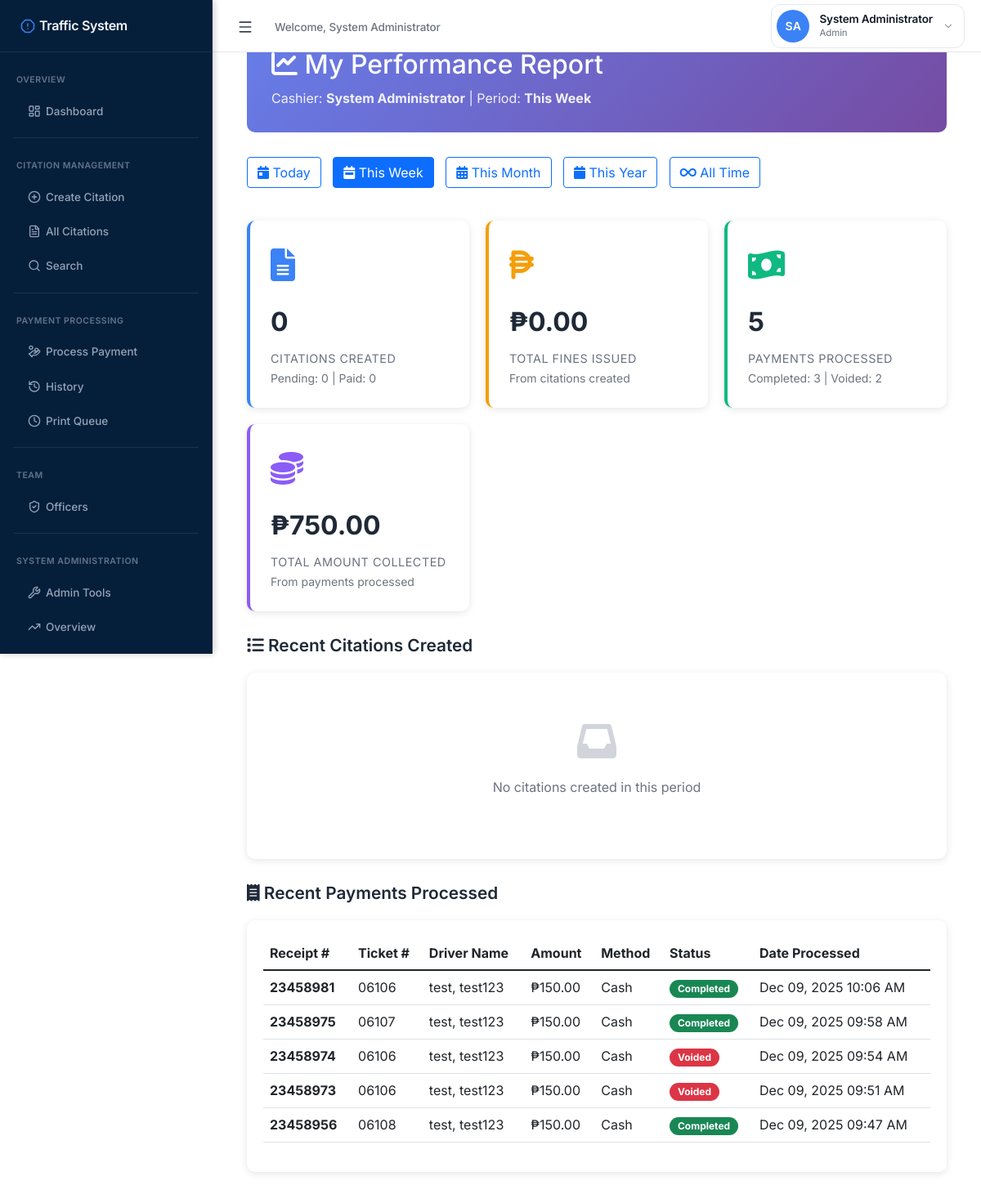
The page /public/cashier_reports.php?filter=week (signed in) on the database its author committed.
### tables this page shows
CREATE TABLE `payments` (
  `payment_id` int(11) NOT NULL,
  `citation_id` int(11) NOT NULL,
  `amount_paid` decimal(10,2) NOT NULL,
  `payment_method` enum('cash','check','online','gcash','paymaya','bank_transfer','money_order') NOT NULL DEFAULT 'cash',
  `payment_date` datetime NOT NULL,
  `reference_number` varchar(100) DEFAULT NULL COMMENT 'Check number, transaction ID, etc.',
  `receipt_number` varchar(50) NOT NULL COMMENT 'Official Receipt number',
  `collected_by` int(11) NOT NULL COMMENT 'User ID of cashier/collector',
  `check_number` varchar(50) DEFAULT NULL,
  `check_bank` varchar(100) DEFAULT NULL,
  `check_date` date DEFAULT NULL,
  `notes` text DEFAULT NULL,
  `status` enum('completed','pending','pending_print','failed','refunded','cancelled','voided') DEFAULT 'completed' COMMENT 'Payment status',
  `created_at` datetime DEFAULT current_timestamp(),
  `updated_at` datetime DEFAULT current_timestamp() ON UPDATE current_timestamp()
);

CREATE TABLE `citations` (
  `citation_id` int(11) NOT NULL,
  `ticket_number` varchar(50) NOT NULL,
  `driver_id` int(11) DEFAULT NULL,
  `last_name` varchar(100) NOT NULL,
  `first_name` varchar(100) NOT NULL,
  `middle_initial` varchar(10) DEFAULT NULL,
  `suffix` varchar(20) DEFAULT NULL,
  `date_of_birth` date DEFAULT NULL,
  `age` int(11) DEFAULT NULL,
  `zone` varchar(50) DEFAULT NULL,
  `barangay` varchar(100) NOT NULL,
  `municipality` varchar(100) NOT NULL DEFAULT 'Baggao',
  `province` varchar(100) NOT NULL DEFAULT 'Cagayan',
  `license_number` varchar(50) DEFAULT NULL,
  `license_type` varchar(50) DEFAULT NULL,
  `plate_mv_engine_chassis_no` varchar(100) NOT NULL,
  `vehicle_description` text DEFAULT NULL,
  `apprehension_datetime` datetime NOT NULL,
  `place_of_apprehension` varchar(255) NOT NULL,
  `apprehension_officer` varchar(255) NOT NULL,
  `remarks` text DEFAULT NULL,
  `status` enum('pending','paid','contested','dismissed','void') NOT NULL DEFAULT 'pending',
  `payment_date` datetime DEFAULT NULL,
  `total_fine` decimal(10,2) DEFAULT 0.00,
  `created_at` datetime NOT NULL DEFAULT current_timestamp(),
  `updated_at` datetime DEFAULT NULL ON UPDATE current_timestamp(),
  `created_by` int(11) DEFAULT NULL,
  `deleted_at` datetime DEFAULT NULL COMMENT 'Soft delete timestamp',
  `deleted_by` int(11) DEFAULT NULL COMMENT 'User who deleted the citation',
  `deletion_reason` text DEFAULT NULL COMMENT 'Reason for deletion'
);

### includes/functions.php (called while the page is built, shortened)
<?php
function sanitize($data) {
    return trim($data);
}
?>

### public/cashier_reports.php (the view, shortened to what this page needs)
<?php
require_once __DIR__ . '/../includes/functions.php';
$user_id = $_SESSION['user_id'];
$user_name = $_SESSION['full_name'];
$filter = isset($_GET['filter']) ? sanitize($_GET['filter']) : 'all';
$date_condition = '';
$date_params = [$user_id];
switch ($filter) {
    case 'week':
        $date_condition = ' AND YEARWEEK(created_at, 1) = YEARWEEK(CURDATE(), 1)';
        $filter_label = 'This Week';
        break;
}
try {
    $pdo = getPDO();
    $stmt = $pdo->prepare("
        SELECT
            COUNT(*) as total_citations,
            SUM(total_fine) as total_fines,
            COUNT(CASE WHEN status = 'pending' THEN 1 END) as pending_count,
            COUNT(CASE WHEN status = 'paid' THEN 1 END) as paid_count
        FROM citations
        WHERE created_by = ?
        AND deleted_at IS NULL
        {$date_condition}
    ");
    $stmt->execute($date_params);
    $citation_stats = $stmt->fetch(PDO::FETCH_ASSOC);
    $payment_date_condition = str_replace('created_at', 'p.created_at', $date_condition);
    $stmt = $pdo->prepare("
        SELECT
            COUNT(*) as total_payments,
            SUM(p.amount_paid) as total_amount,
            COUNT(CASE WHEN p.status = 'completed' THEN 1 END) as completed_payments,
            COUNT(CASE WHEN p.status = 'voided' THEN 1 END) as voided_payments,
            COUNT(CASE WHEN p.status = 'cancelled' THEN 1 END) as cancelled_payments
        FROM payments p
        WHERE p.collected_by = ?
        {$payment_date_condition}
    ");
    $stmt->execute($date_params);
    $payment_stats = $stmt->fetch(PDO::FETCH_ASSOC);
    $stmt = $pdo->prepare("
        SELECT
            citation_id,
            ticket_number,
            CONCAT(last_name, ', ', first_name) as driver_name,
            total_fine,
            status,
            created_at
        FROM citations
        WHERE created_by = ?
        AND deleted_at IS NULL
        {$date_condition}
        ORDER BY created_at DESC
        LIMIT 10
    ");
    $stmt->execute($date_params);
    $recent_citations = $stmt->fetchAll(PDO::FETCH_ASSOC);
    $stmt = $pdo->prepare("
        SELECT
            p.payment_id,
            p.receipt_number,
            c.ticket_number,
            CONCAT(c.last_name, ', ', c.first_name) as driver_name,
            p.amount_paid,
            p.payment_method,
            p.status,
            p.created_at
        FROM payments p
        INNER JOIN citations c ON p.citation_id = c.citation_id
        WHERE p.collected_by = ?
        {$payment_date_condition}
        ORDER BY p.created_at DESC
        LIMIT 10
    ");
    $stmt->execute($date_params);
    $recent_payments = $stmt->fetchAll(PDO::FETCH_ASSOC);
} catch (Exception $e) {
    error_log("Cashier reports error: " . $e->getMessage());
    set_flash('Error loading reports', 'danger');
    $citation_stats = ['total_citations' => 0, 'total_fines' => 0, 'pending_count' => 0, 'paid_count' => 0];
    $payment_stats = ['total_payments' => 0, 'total_amount' => 0, 'completed_payments' => 0, 'voided_payments' => 0, 'cancelled_payments' => 0];
    $recent_citations = [];
    $recent_payments = [];
}
?>
<!DOCTYPE html>
<html lang="en">
<head>
    <link href="https://cdn.jsdelivr.net/npm/bootstrap@5.1.3/dist/css/bootstrap.min.css" rel="stylesheet">
    <link rel="stylesheet" href="https://cdnjs.cloudflare.com/ajax/libs/font-awesome/6.0.0/css/all.min.css">
</head>
<body>
    <?php include __DIR__ . '/sidebar.php'; ?>
    <div class="main-content" style="margin-left: 260px; padding: 30px;">
        <div class="container-fluid">
            <div class="page-header">
                <h1><i class="fas fa-chart-line"></i> My Performance Report</h1>
                <p>Cashier: <strong><?php echo htmlspecialchars($user_name); ?></strong> | Period: <strong><?php echo $filter_label; ?></strong></p>
            </div>
            <div class="filter-buttons">
                <a href="?filter=today" class="btn <?php echo $filter === 'today' ? 'btn-primary' : 'btn-outline-primary'; ?>">
                    <i class="fas fa-calendar-day"></i> Today
                </a>
                <a href="?filter=week" class="btn <?php echo $filter === 'week' ? 'btn-primary' : 'btn-outline-primary'; ?>">
                    <i class="fas fa-calendar-week"></i> This Week
                </a>
                <a href="?filter=month" class="btn <?php echo $filter === 'month' ? 'btn-primary' : 'btn-outline-primary'; ?>">
                    <i class="fas fa-calendar-alt"></i> This Month
                </a>
                <a href="?filter=year" class="btn <?php echo $filter === 'year' ? 'btn-primary' : 'btn-outline-primary'; ?>">
                    <i class="fas fa-calendar"></i> This Year
                </a>
                <a href="?filter=all" class="btn <?php echo $filter === 'all' ? 'btn-primary' : 'btn-outline-primary'; ?>">
                    <i class="fas fa-infinity"></i> All Time
                </a>
            </div>
            <div class="stats-container">
                <div class="stat-card blue">
                    <div class="stat-icon">
                        <i class="fas fa-file-alt"></i>
                    </div>
                    <div class="stat-value"><?php echo number_format($citation_stats['total_citations'] ?? 0); ?></div>
                    <div class="stat-label">Citations Created</div>
                    <small class="text-muted">
                        Pending: <?php echo number_format($citation_stats['pending_count'] ?? 0); ?> |
                        Paid: <?php echo number_format($citation_stats['paid_count'] ?? 0); ?>
                    </small>
                </div>
                <div class="stat-card orange">
                    <div class="stat-icon">
                        <i class="fas fa-peso-sign"></i>
                    </div>
                    <div class="stat-value">₱<?php echo number_format($citation_stats['total_fines'] ?? 0, 2); ?></div>
                    <div class="stat-label">Total Fines Issued</div>
                    <small class="text-muted">From citations created</small>
                </div>
                <div class="stat-card green">
                    <div class="stat-icon">
                        <i class="fas fa-money-bill-wave"></i>
                    </div>
                    <div class="stat-value"><?php echo number_format($payment_stats['total_payments'] ?? 0); ?></div>
                    <div class="stat-label">Payments Processed</div>
                    <small class="text-muted">
                        Completed: <?php echo number_format($payment_stats['completed_payments'] ?? 0); ?> |
                        Voided: <?php echo number_format($payment_stats['voided_payments'] ?? 0); ?>
                    </small>
                </div>
                <div class="stat-card purple">
                    <div class="stat-icon">
                        <i class="fas fa-coins"></i>
                    </div>
                    <div class="stat-value">₱<?php echo number_format($payment_stats['total_amount'] ?? 0, 2); ?></div>
                    <div class="stat-label">Total Amount Collected</div>
                    <small class="text-muted">From payments processed</small>
                </div>
            </div>
            <h3 class="section-title"><i class="fas fa-list"></i> Recent Citations Created</h3>
            <div class="table-responsive">
                <?php if (!empty($recent_citations)): ?>
                    <table class="table table-hover">
                        <thead>
                            <tr>
                                <th>Ticket #</th>
                                <th>Driver Name</th>
                                <th>Fine Amount</th>
                                <th>Status</th>
                                <th>Date Created</th>
                            </tr>
                        </thead>
                        <tbody>
                            <?php foreach ($recent_citations as $citation): ?>
                                <tr>
                                    <td><strong><?php echo htmlspecialchars($citation['ticket_number']); ?></strong></td>
                                    <td><?php echo htmlspecialchars($citation['driver_name']); ?></td>
                                    <td>₱<?php echo number_format($citation['total_fine'], 2); ?></td>
                                    <td>
                                        <span class="badge bg-<?php echo $citation['status'] === 'paid' ? 'success' : 'warning'; ?>">
                                            <?php echo ucfirst($citation['status']); ?>
                                        </span>
                                    </td>
                                    <td><?php echo date('M d, Y h:i A', strtotime($citation['created_at'])); ?></td>
                                </tr>
                            <?php endforeach; ?>
                        </tbody>
                    </table>
                <?php else: ?>
                    <div class="no-data">
                        <i class="fas fa-inbox"></i>
                        <p>No citations created in this period</p>
                    </div>
                <?php endif; ?>
            </div>
            <h3 class="section-title"><i class="fas fa-receipt"></i> Recent Payments Processed</h3>
            <div class="table-responsive">
                <?php if (!empty($recent_payments)): ?>
                    <table class="table table-hover">
                        <thead>
                            <tr>
                                <th>Receipt #</th>
                                <th>Ticket #</th>
                                <th>Driver Name</th>
                                <th>Amount</th>
                                <th>Method</th>
                                <th>Status</th>
                                <th>Date Processed</th>
                            </tr>
                        </thead>
                        <tbody>
                            <?php foreach ($recent_payments as $payment): ?>
                                <tr>
                                    <td><strong><?php echo htmlspecialchars($payment['receipt_number']); ?></strong></td>
                                    <td><?php echo htmlspecialchars($payment['ticket_number']); ?></td>
                                    <td><?php echo htmlspecialchars($payment['driver_name']); ?></td>
                                    <td>₱<?php echo number_format($payment['amount_paid'], 2); ?></td>
                                    <td><?php echo ucfirst($payment['payment_method']); ?></td>
                                    <td>
                                        <span class="badge bg-<?php echo $payment['status'] === 'completed' ? 'success' : ($payment['status'] === 'voided' ? 'danger' : 'secondary'); ?>">
                                            <?php echo ucfirst($payment['status']); ?>
                                        </span>
                                    </td>
                                    <td><?php echo date('M d, Y h:i A', strtotime($payment['created_at'])); ?></td>
                                </tr>
                            <?php endforeach; ?>
                        </tbody>
                    </table>
                <?php endif; ?>
            </div>
        </div>
    </div>
</body>
</html>

### public/cashier_reports.php (style rules this page uses)
.stats-container { display: grid; grid-template-columns: repeat(auto-fit, minmax(250px, 1fr)); gap: 20px; margin-bottom: 30px; }
.stat-card { background: white; border-radius: 10px; padding: 25px; box-shadow: 0 2px 10px rgba(0,0,0,0.1); border-left: 4px solid; transition: transform 0.2s; }
.stat-card.blue { border-left-color: #3b82f6; }
.stat-card.green { border-left-color: #10b981; }
.stat-card.orange { border-left-color: #f59e0b; }
.stat-card.purple { border-left-color: #8b5cf6; }
.stat-icon { font-size: 2.5rem; margin-bottom: 15px; }
.stat-card.blue .stat-icon { color: #3b82f6; }
.stat-card.green .stat-icon { color: #10b981; }
.stat-card.orange .stat-icon { color: #f59e0b; }
.stat-card.purple .stat-icon { color: #8b5cf6; }
.stat-value { font-size: 2rem; font-weight: bold; color: #1f2937; margin: 10px 0; }
.stat-label { color: #6b7280; font-size: 0.9rem; text-transform: uppercase; letter-spacing: 0.5px; }
.filter-buttons { margin-bottom: 30px; }
.filter-buttons .btn { margin-right: 10px; margin-bottom: 10px; }
.page-header { background: linear-gradient(135deg, #667eea 0%, #764ba2 100%); color: white; padding: 30px; border-radius: 10px; margin-bottom: 30px; }
.page-header h1 { margin: 0; font-size: 2rem; }
.page-header p { margin: 10px 0 0 0; opacity: 0.9; }
.section-title { font-size: 1.3rem; font-weight: 600; margin: 30px 0 20px 0; color: #1f2937; }
.table-responsive { background: white; border-radius: 10px; padding: 20px; box-shadow: 0 2px 10px rgba(0,0,0,0.1); }
.badge { padding: 5px 10px; border-radius: 20px; }
.no-data { text-align: center; padding: 40px; color: #6b7280; }
.no-data i { font-size: 3rem; margin-bottom: 20px; color: #d1d5db; }

### public/sidebar.php (style rules this page uses)
:root { --sidebar-width: 260px; --sidebar-collapsed-width: 72px; --primary-color: #3b82f6; --primary-hover: #2563eb; --sidebar-bg: #051f3a; --sidebar-item-hover: rgba(59, 130, 246, 0.1); --sidebar-item-active: rgba(59, 130, 246, 0.2); --text-primary: #f1f5f9; --text-secondary: #94a3b8; --accent-color: #3b82f6; --border-color: rgba(148, 163, 184, 0.1); --shadow-sm: 0 1px 2px rgba(0, 0, 0, 0.05); --shadow-md: 0 4px 6px rgba(0, 0, 0, 0.15); }
* { font-family: 'Inter', -apple-system, BlinkMacSystemFont, 'Segoe UI', sans-serif; }

### rows shown on the page
payments: receipt_number "23458981", citation.ticket_number "06106", driver_name "test, test123", amount_paid "150.00", payment_method "Cash", status "Completed", created_at "Dec 09, 2025 10:06 AM"
payments: receipt_number "23458975", citation.ticket_number "06107", driver_name "test, test123", amount_paid "150.00", payment_method "Cash", status "Completed", created_at "Dec 09, 2025 09:58 AM"
payments: receipt_number "23458974", citation.ticket_number "06106", driver_name "test, test123", amount_paid "150.00", payment_method "Cash", status "Voided", created_at "Dec 09, 2025 09:54 AM"
payments: receipt_number "23458973", citation.ticket_number "06106", driver_name "test, test123", amount_paid "150.00", payment_method "Cash", status "Voided", created_at "Dec 09, 2025 09:51 AM"
payments: receipt_number "23458956", citation.ticket_number "06108", driver_name "test, test123", amount_paid "150.00", payment_method "Cash", status "Completed", created_at "Dec 09, 2025 09:47 AM"

### other values the page prints
$_SESSION['full_name'] "System Administrator"
$initials "SA"
$_SESSION['user_role'] "Admin"
$user_name "System Administrator"
$filter_label "This Week"
$citation_stats['total_citations'] "0"
$citation_stats['pending_count'] "0"
$citation_stats['paid_count'] "0"
$citation_stats['total_fines'] "0.00"
$payment_stats['total_payments'] "5"
$payment_stats['completed_payments'] "3"
$payment_stats['voided_payments'] "2"
$payment_stats['total_amount'] "750.00"
